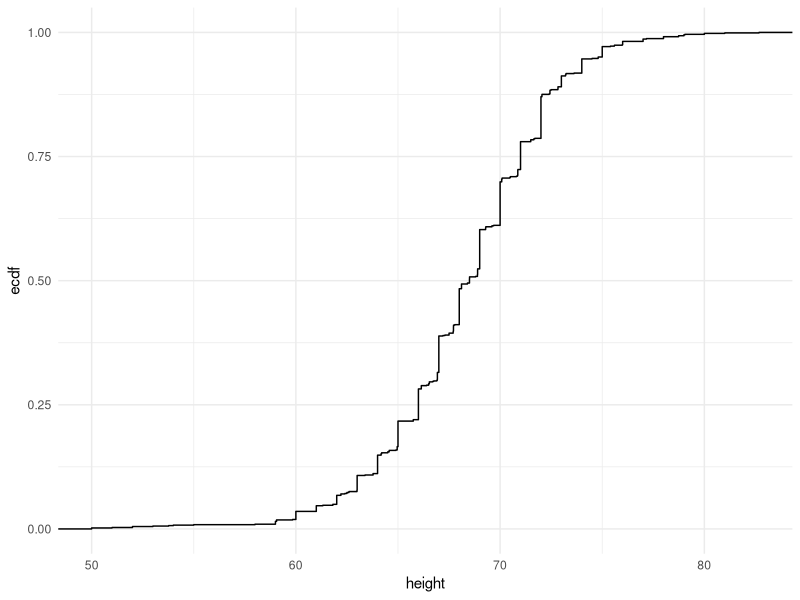
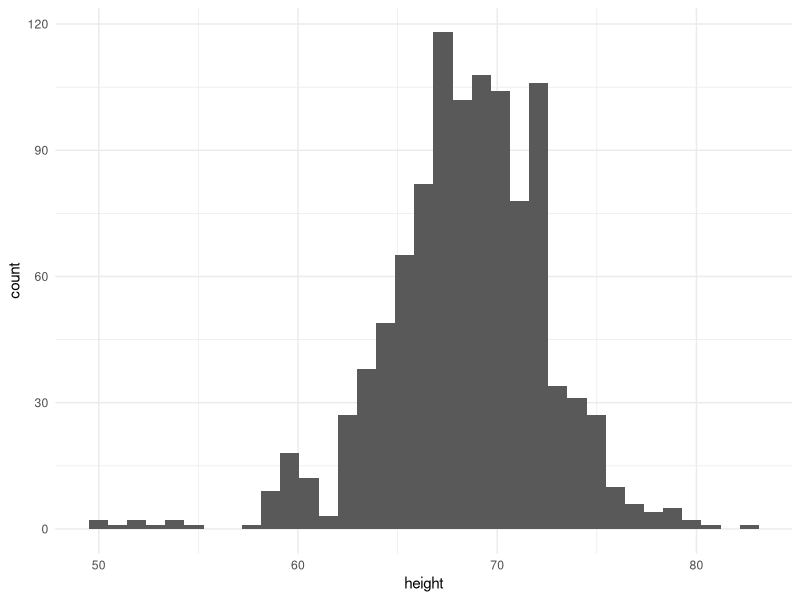
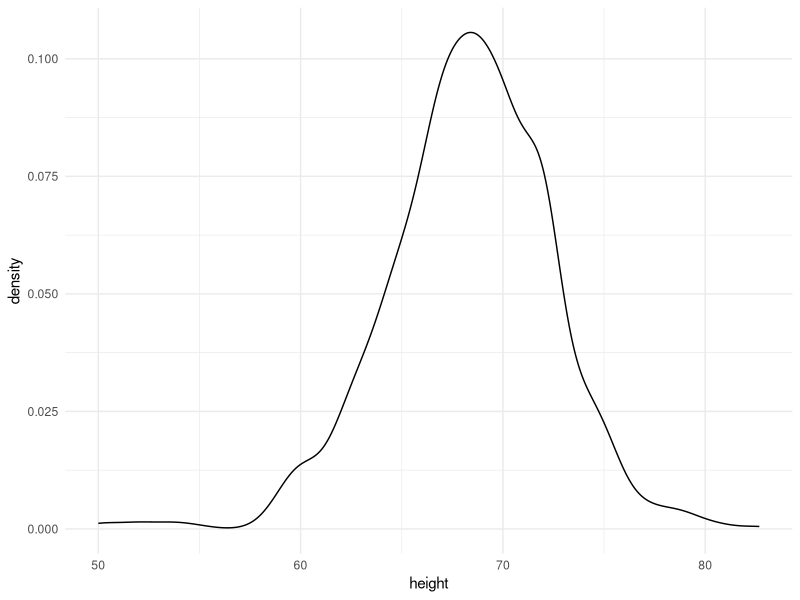
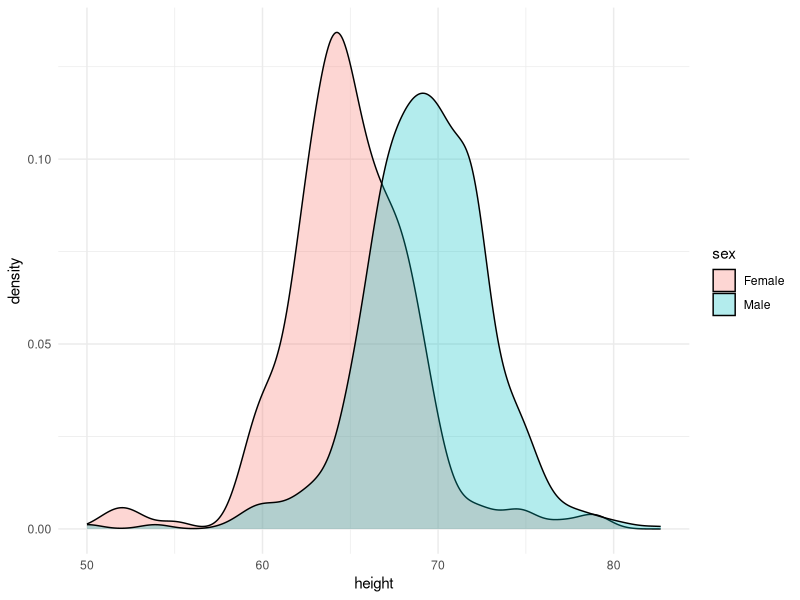
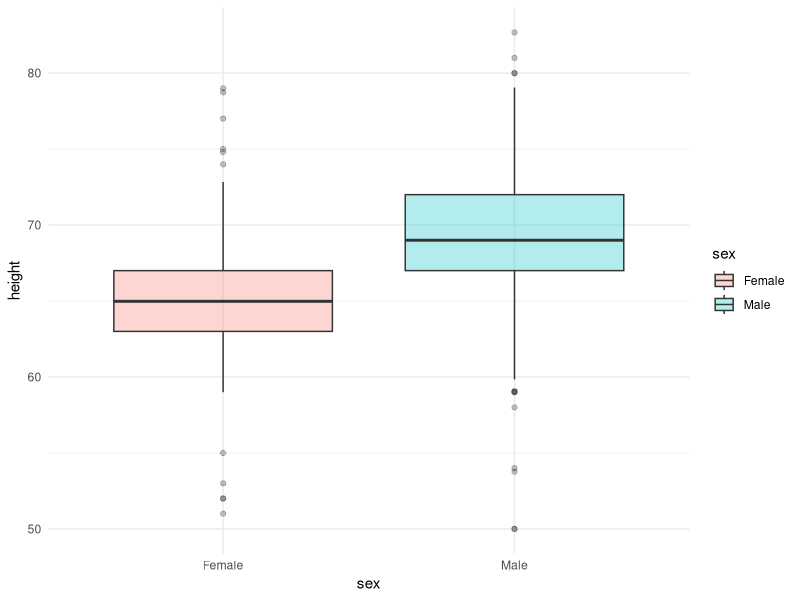
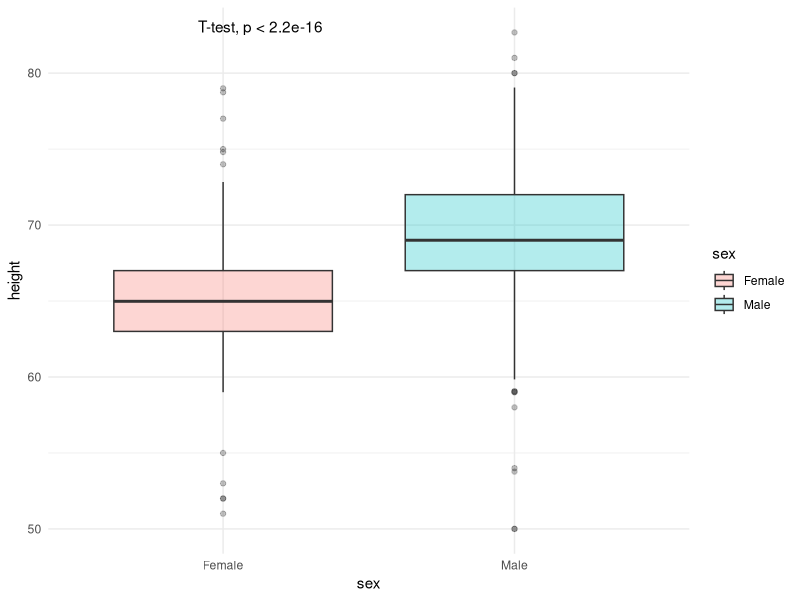

R code for these plots, in order:
## ---- chunk 1
table(state.region)
## ---- chunk 2
library(tidyverse)
table(state.region) %>% prop.table()
## ---- chunk 3
#| echo=T
library(dslabs)
data("heights")
str(heights)
## ---- chunk 4
theme_set(theme_minimal())
heights %>% ggplot(aes(height)) + stat_ecdf()
## ---- chunk 5
heights %>% ggplot(aes(height)) + geom_histogram(bins = 35)
## ---- chunk 6
heights %>% ggplot(aes(height)) + geom_density()
## ---- chunk 7
heights %>% ggplot(aes(height, fill = sex)) + geom_density(alpha = 0.3)
## ---- chunk 8
#| echo=T

set.seed(1)
x <- rnorm(1e6)
mean(x > -1 & x < 1)
## ---- chunk 9
#| echo=T
pnorm(1) - pnorm(-1)
## ---- chunk 10
heights %>% ggplot(aes(y = height, x = sex, fill = sex)) + geom_boxplot(alpha = 0.3)
## ---- chunk 11
#| echo=T
t.test(data = heights, height ~ sex)
## ---- chunk 12
#| echo=T
t.test(x = heights$height[heights$sex == 'Female'], y = heights$height[heights$sex == 'Male'])
## ---- chunk 13
#| echo=T
heights$height[heights$sex == "Male"] %>% mean()
## ---- chunk 14
#| echo=T
heights$height[!heights$sex == "Male"] %>% mean()
## ---- chunk 15
#| echo=T
library(ggpubr)
heights %>% ggplot(aes(y = height, x =sex, fill = sex)) + geom_boxplot(alpha = 0.3) + stat_compare_means(method = 't.test')
## ---- chunk 16
#| echo=T
choose(8, 4)
## ---- chunk 17
#| echo=T
choose(4, 3)
## ---- chunk 18
#| echo=T
choose(4, 1)
## ---- chunk 19
#| echo=T
tab <- matrix(c(3,1,1,3),2,2)
rownames(tab)<-c("Poured Before","Poured After")
colnames(tab)<-c("Guessed before","Guessed after")
tab
## ---- chunk 20
#| echo=T, eval=F

fisher.test(tab, alternative="greater")
